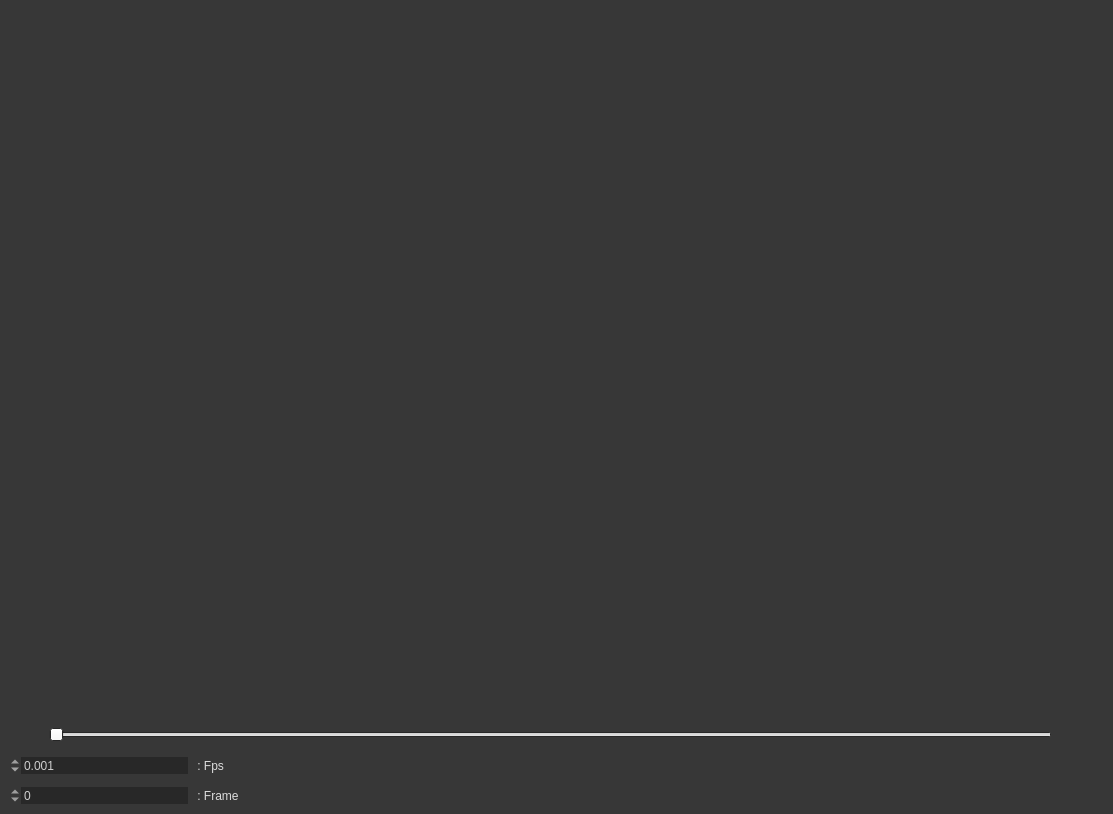
<?xml version="1.0" encoding="UTF-8"?>
<ui version="4.0">
 <class>MediaPlayer</class>
 <widget class="QMainWindow" name="MediaPlayer">
  <property name="geometry">
   <rect>
    <x>0</x>
    <y>0</y>
    <width>1113</width>
    <height>814</height>
   </rect>
  </property>
  <property name="palette">
   <palette>
    <active>
     <colorrole role="WindowText">
      <brush brushstyle="SolidPattern">
       <color alpha="255">
        <red>220</red>
        <green>220</green>
        <blue>220</blue>
       </color>
      </brush>
     </colorrole>
     <colorrole role="Midlight">
      <brush brushstyle="SolidPattern">
       <color alpha="255">
        <red>221</red>
        <green>221</green>
        <blue>221</blue>
       </color>
      </brush>
     </colorrole>
     <colorrole role="Base">
      <brush brushstyle="SolidPattern">
       <color alpha="255">
        <red>40</red>
        <green>40</green>
        <blue>40</blue>
       </color>
      </brush>
     </colorrole>
     <colorrole role="Window">
      <brush brushstyle="SolidPattern">
       <color alpha="255">
        <red>55</red>
        <green>55</green>
        <blue>55</blue>
       </color>
      </brush>
     </colorrole>
     <colorrole role="AlternateBase">
      <brush brushstyle="SolidPattern">
       <color alpha="255">
        <red>54</red>
        <green>54</green>
        <blue>54</blue>
       </color>
      </brush>
     </colorrole>
     <colorrole role="NoRole">
      <brush brushstyle="SolidPattern">
       <color alpha="255">
        <red>255</red>
        <green>255</green>
        <blue>255</blue>
       </color>
      </brush>
     </colorrole>
    </active>
    <inactive>
     <colorrole role="WindowText">
      <brush brushstyle="SolidPattern">
       <color alpha="255">
        <red>220</red>
        <green>220</green>
        <blue>220</blue>
       </color>
      </brush>
     </colorrole>
     <colorrole role="Midlight">
      <brush brushstyle="SolidPattern">
       <color alpha="255">
        <red>221</red>
        <green>221</green>
        <blue>221</blue>
       </color>
      </brush>
     </colorrole>
     <colorrole role="Base">
      <brush brushstyle="SolidPattern">
       <color alpha="255">
        <red>40</red>
        <green>40</green>
        <blue>40</blue>
       </color>
      </brush>
     </colorrole>
     <colorrole role="Window">
      <brush brushstyle="SolidPattern">
       <color alpha="255">
        <red>55</red>
        <green>55</green>
        <blue>55</blue>
       </color>
      </brush>
     </colorrole>
     <colorrole role="AlternateBase">
      <brush brushstyle="SolidPattern">
       <color alpha="255">
        <red>54</red>
        <green>54</green>
        <blue>54</blue>
       </color>
      </brush>
     </colorrole>
     <colorrole role="NoRole">
      <brush brushstyle="SolidPattern">
       <color alpha="255">
        <red>255</red>
        <green>255</green>
        <blue>255</blue>
       </color>
      </brush>
     </colorrole>
    </inactive>
    <disabled>
     <colorrole role="WindowText">
      <brush brushstyle="SolidPattern">
       <color alpha="255">
        <red>120</red>
        <green>120</green>
        <blue>120</blue>
       </color>
      </brush>
     </colorrole>
     <colorrole role="Midlight">
      <brush brushstyle="SolidPattern">
       <color alpha="255">
        <red>221</red>
        <green>221</green>
        <blue>221</blue>
       </color>
      </brush>
     </colorrole>
     <colorrole role="Base">
      <brush brushstyle="SolidPattern">
       <color alpha="255">
        <red>55</red>
        <green>55</green>
        <blue>55</blue>
       </color>
      </brush>
     </colorrole>
     <colorrole role="Window">
      <brush brushstyle="SolidPattern">
       <color alpha="255">
        <red>55</red>
        <green>55</green>
        <blue>55</blue>
       </color>
      </brush>
     </colorrole>
     <colorrole role="AlternateBase">
      <brush brushstyle="SolidPattern">
       <color alpha="255">
        <red>54</red>
        <green>54</green>
        <blue>54</blue>
       </color>
      </brush>
     </colorrole>
     <colorrole role="NoRole">
      <brush brushstyle="SolidPattern">
       <color alpha="255">
        <red>255</red>
        <green>255</green>
        <blue>255</blue>
       </color>
      </brush>
     </colorrole>
    </disabled>
   </palette>
  </property>
  <property name="windowTitle">
   <string>MainWindow</string>
  </property>
  <widget class="QWidget" name="centralwidget">
   <property name="mouseTracking">
    <bool>true</bool>
   </property>
   <widget class="QWidget" name="playback_widget" native="true">
    <property name="geometry">
     <rect>
      <x>40</x>
      <y>710</y>
      <width>1021</width>
      <height>81</height>
     </rect>
    </property>
    <property name="sizePolicy">
     <sizepolicy hsizetype="Minimum" vsizetype="Minimum">
      <horstretch>0</horstretch>
      <verstretch>0</verstretch>
     </sizepolicy>
    </property>
    <property name="font">
     <font>
      <pointsize>8</pointsize>
     </font>
    </property>
    <layout class="QGridLayout" name="playback_layout">
     <property name="sizeConstraint">
      <enum>QLayout::SetDefaultConstraint</enum>
     </property>
     <property name="leftMargin">
      <number>9</number>
     </property>
     <property name="topMargin">
      <number>6</number>
     </property>
     <property name="rightMargin">
      <number>9</number>
     </property>
     <property name="horizontalSpacing">
      <number>6</number>
     </property>
     <item row="0" column="2">
      <widget class="QSlider" name="horizontalSlider">
       <property name="enabled">
        <bool>true</bool>
       </property>
       <property name="sizePolicy">
        <sizepolicy hsizetype="Minimum" vsizetype="Fixed">
         <horstretch>0</horstretch>
         <verstretch>0</verstretch>
        </sizepolicy>
       </property>
       <property name="minimumSize">
        <size>
         <width>0</width>
         <height>0</height>
        </size>
       </property>
       <property name="palette">
        <palette>
         <active>
          <colorrole role="Highlight">
           <brush brushstyle="SolidPattern">
            <color alpha="255">
             <red>215</red>
             <green>215</green>
             <blue>215</blue>
            </color>
           </brush>
          </colorrole>
          <colorrole role="Link">
           <brush brushstyle="SolidPattern">
            <color alpha="255">
             <red>0</red>
             <green>0</green>
             <blue>255</blue>
            </color>
           </brush>
          </colorrole>
         </active>
         <inactive>
          <colorrole role="Highlight">
           <brush brushstyle="SolidPattern">
            <color alpha="255">
             <red>215</red>
             <green>215</green>
             <blue>215</blue>
            </color>
           </brush>
          </colorrole>
          <colorrole role="Link">
           <brush brushstyle="SolidPattern">
            <color alpha="255">
             <red>0</red>
             <green>0</green>
             <blue>255</blue>
            </color>
           </brush>
          </colorrole>
         </inactive>
         <disabled>
          <colorrole role="Highlight">
           <brush brushstyle="SolidPattern">
            <color alpha="255">
             <red>215</red>
             <green>215</green>
             <blue>215</blue>
            </color>
           </brush>
          </colorrole>
          <colorrole role="Link">
           <brush brushstyle="SolidPattern">
            <color alpha="255">
             <red>0</red>
             <green>0</green>
             <blue>255</blue>
            </color>
           </brush>
          </colorrole>
         </disabled>
        </palette>
       </property>
       <property name="font">
        <font>
         <pointsize>6</pointsize>
        </font>
       </property>
       <property name="maximum">
        <number>0</number>
       </property>
       <property name="orientation">
        <enum>Qt::Horizontal</enum>
       </property>
      </widget>
     </item>
     <item row="1" column="2">
      <widget class="QPushButton" name="btn_play_pause">
       <property name="sizePolicy">
        <sizepolicy hsizetype="Minimum" vsizetype="Maximum">
         <horstretch>0</horstretch>
         <verstretch>0</verstretch>
        </sizepolicy>
       </property>
       <property name="text">
        <string/>
       </property>
       <property name="icon">
        <iconset>
         <activeon>gui/btn_play.png</activeon>
        </iconset>
       </property>
       <property name="iconSize">
        <size>
         <width>20</width>
         <height>20</height>
        </size>
       </property>
       <property name="default">
        <bool>false</bool>
       </property>
       <property name="flat">
        <bool>true</bool>
       </property>
      </widget>
     </item>
    </layout>
   </widget>
   <widget class="QLabel" name="l_image">
    <property name="geometry">
     <rect>
      <x>0</x>
      <y>0</y>
      <width>1001</width>
      <height>691</height>
     </rect>
    </property>
    <property name="palette">
     <palette>
      <active>
       <colorrole role="Text">
        <brush brushstyle="SolidPattern">
         <color alpha="255">
          <red>211</red>
          <green>211</green>
          <blue>211</blue>
         </color>
        </brush>
       </colorrole>
       <colorrole role="ButtonText">
        <brush brushstyle="SolidPattern">
         <color alpha="255">
          <red>212</red>
          <green>212</green>
          <blue>212</blue>
         </color>
        </brush>
       </colorrole>
       <colorrole role="ToolTipText">
        <brush brushstyle="SolidPattern">
         <color alpha="255">
          <red>209</red>
          <green>209</green>
          <blue>209</blue>
         </color>
        </brush>
       </colorrole>
      </active>
      <inactive>
       <colorrole role="Text">
        <brush brushstyle="SolidPattern">
         <color alpha="255">
          <red>211</red>
          <green>211</green>
          <blue>211</blue>
         </color>
        </brush>
       </colorrole>
       <colorrole role="ButtonText">
        <brush brushstyle="SolidPattern">
         <color alpha="255">
          <red>212</red>
          <green>212</green>
          <blue>212</blue>
         </color>
        </brush>
       </colorrole>
       <colorrole role="ToolTipText">
        <brush brushstyle="SolidPattern">
         <color alpha="255">
          <red>209</red>
          <green>209</green>
          <blue>209</blue>
         </color>
        </brush>
       </colorrole>
      </inactive>
      <disabled>
       <colorrole role="Text">
        <brush brushstyle="SolidPattern">
         <color alpha="255">
          <red>120</red>
          <green>120</green>
          <blue>120</blue>
         </color>
        </brush>
       </colorrole>
       <colorrole role="ButtonText">
        <brush brushstyle="SolidPattern">
         <color alpha="255">
          <red>120</red>
          <green>120</green>
          <blue>120</blue>
         </color>
        </brush>
       </colorrole>
       <colorrole role="ToolTipText">
        <brush brushstyle="SolidPattern">
         <color alpha="255">
          <red>209</red>
          <green>209</green>
          <blue>209</blue>
         </color>
        </brush>
       </colorrole>
      </disabled>
     </palette>
    </property>
    <property name="text">
     <string/>
    </property>
   </widget>
   <widget class="QWidget" name="info_widget" native="true">
    <property name="geometry">
     <rect>
      <x>10</x>
      <y>750</y>
      <width>361</width>
      <height>61</height>
     </rect>
    </property>
    <layout class="QGridLayout" name="info_layout">
     <item row="1" column="1">
      <widget class="QLabel" name="l_fps">
       <property name="text">
        <string> : Fps</string>
       </property>
      </widget>
     </item>
     <item row="2" column="1">
      <widget class="QLabel" name="l_frame">
       <property name="text">
        <string> : Frame</string>
       </property>
      </widget>
     </item>
     <item row="1" column="0">
      <widget class="QDoubleSpinBox" name="box_fps">
       <property name="palette">
        <palette>
         <active>
          <colorrole role="Text">
           <brush brushstyle="SolidPattern">
            <color alpha="255">
             <red>209</red>
             <green>209</green>
             <blue>209</blue>
            </color>
           </brush>
          </colorrole>
         </active>
         <inactive>
          <colorrole role="Text">
           <brush brushstyle="SolidPattern">
            <color alpha="255">
             <red>206</red>
             <green>206</green>
             <blue>206</blue>
            </color>
           </brush>
          </colorrole>
         </inactive>
         <disabled>
          <colorrole role="Text">
           <brush brushstyle="SolidPattern">
            <color alpha="255">
             <red>120</red>
             <green>120</green>
             <blue>120</blue>
            </color>
           </brush>
          </colorrole>
         </disabled>
        </palette>
       </property>
       <property name="layoutDirection">
        <enum>Qt::RightToLeft</enum>
       </property>
       <property name="wrapping">
        <bool>false</bool>
       </property>
       <property name="frame">
        <bool>false</bool>
       </property>
       <property name="decimals">
        <number>3</number>
       </property>
       <property name="minimum">
        <double>0.001000000000000</double>
       </property>
       <property name="maximum">
        <double>250.000000000000000</double>
       </property>
      </widget>
     </item>
     <item row="2" column="0">
      <widget class="QSpinBox" name="box_frame">
       <property name="palette">
        <palette>
         <active>
          <colorrole role="Text">
           <brush brushstyle="SolidPattern">
            <color alpha="255">
             <red>207</red>
             <green>207</green>
             <blue>207</blue>
            </color>
           </brush>
          </colorrole>
          <colorrole role="ButtonText">
           <brush brushstyle="SolidPattern">
            <color alpha="255">
             <red>200</red>
             <green>200</green>
             <blue>200</blue>
            </color>
           </brush>
          </colorrole>
         </active>
         <inactive>
          <colorrole role="Text">
           <brush brushstyle="SolidPattern">
            <color alpha="255">
             <red>207</red>
             <green>207</green>
             <blue>207</blue>
            </color>
           </brush>
          </colorrole>
          <colorrole role="ButtonText">
           <brush brushstyle="SolidPattern">
            <color alpha="255">
             <red>198</red>
             <green>198</green>
             <blue>198</blue>
            </color>
           </brush>
          </colorrole>
         </inactive>
         <disabled>
          <colorrole role="Text">
           <brush brushstyle="SolidPattern">
            <color alpha="255">
             <red>120</red>
             <green>120</green>
             <blue>120</blue>
            </color>
           </brush>
          </colorrole>
          <colorrole role="ButtonText">
           <brush brushstyle="SolidPattern">
            <color alpha="255">
             <red>120</red>
             <green>120</green>
             <blue>120</blue>
            </color>
           </brush>
          </colorrole>
         </disabled>
        </palette>
       </property>
       <property name="layoutDirection">
        <enum>Qt::RightToLeft</enum>
       </property>
       <property name="autoFillBackground">
        <bool>false</bool>
       </property>
       <property name="frame">
        <bool>false</bool>
       </property>
       <property name="buttonSymbols">
        <enum>QAbstractSpinBox::UpDownArrows</enum>
       </property>
       <property name="minimum">
        <number>-10000</number>
       </property>
       <property name="maximum">
        <number>10000</number>
       </property>
      </widget>
     </item>
    </layout>
   </widget>
   <zorder>l_image</zorder>
   <zorder>playback_widget</zorder>
   <zorder>info_widget</zorder>
  </widget>
 </widget>
 <resources/>
 <connections/>
</ui>
